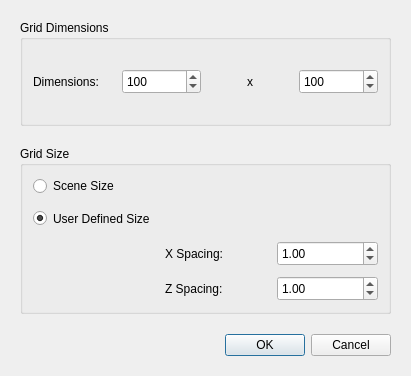
<?xml version="1.0" encoding="UTF-8"?>
<ui version="4.0">
 <class>GridDialog</class>
 <widget class="QDialog" name="GridDialog">
  <property name="geometry">
   <rect>
    <x>0</x>
    <y>0</y>
    <width>411</width>
    <height>376</height>
   </rect>
  </property>
  <property name="windowTitle">
   <string>Grid Settings</string>
  </property>
  <layout class="QVBoxLayout" name="verticalLayout">
   <property name="spacing">
    <number>20</number>
   </property>
   <property name="leftMargin">
    <number>20</number>
   </property>
   <property name="topMargin">
    <number>20</number>
   </property>
   <property name="rightMargin">
    <number>20</number>
   </property>
   <property name="bottomMargin">
    <number>20</number>
   </property>
   <item>
    <widget class="QGroupBox" name="gridDimensionsBox">
     <property name="title">
      <string>Grid Dimensions</string>
     </property>
     <property name="flat">
      <bool>true</bool>
     </property>
     <layout class="QGridLayout" name="gridLayout_2">
      <property name="leftMargin">
       <number>10</number>
      </property>
      <property name="topMargin">
       <number>10</number>
      </property>
      <property name="rightMargin">
       <number>10</number>
      </property>
      <property name="bottomMargin">
       <number>10</number>
      </property>
      <property name="spacing">
       <number>10</number>
      </property>
      <item row="1" column="1">
       <widget class="QSpinBox" name="xDimensionSpin">
        <property name="minimumSize">
         <size>
          <width>0</width>
          <height>25</height>
         </size>
        </property>
        <property name="maximum">
         <number>9999</number>
        </property>
        <property name="value">
         <number>100</number>
        </property>
       </widget>
      </item>
      <item row="1" column="2">
       <widget class="QLabel" name="xLabel">
        <property name="minimumSize">
         <size>
          <width>0</width>
          <height>25</height>
         </size>
        </property>
        <property name="autoFillBackground">
         <bool>false</bool>
        </property>
        <property name="text">
         <string>x</string>
        </property>
        <property name="alignment">
         <set>Qt::AlignCenter</set>
        </property>
       </widget>
      </item>
      <item row="1" column="3">
       <widget class="QSpinBox" name="zDimensionSpin">
        <property name="minimumSize">
         <size>
          <width>0</width>
          <height>25</height>
         </size>
        </property>
        <property name="maximum">
         <number>9999</number>
        </property>
        <property name="value">
         <number>100</number>
        </property>
       </widget>
      </item>
      <item row="1" column="0">
       <widget class="QLabel" name="dimenstionsLabel">
        <property name="minimumSize">
         <size>
          <width>0</width>
          <height>25</height>
         </size>
        </property>
        <property name="text">
         <string>Dimensions: </string>
        </property>
       </widget>
      </item>
     </layout>
    </widget>
   </item>
   <item>
    <widget class="QGroupBox" name="gridSizeBox">
     <property name="minimumSize">
      <size>
       <width>0</width>
       <height>25</height>
      </size>
     </property>
     <property name="title">
      <string>Grid Size</string>
     </property>
     <property name="alignment">
      <set>Qt::AlignLeading|Qt::AlignLeft|Qt::AlignTop</set>
     </property>
     <property name="flat">
      <bool>true</bool>
     </property>
     <layout class="QGridLayout" name="gridLayout">
      <property name="leftMargin">
       <number>10</number>
      </property>
      <property name="topMargin">
       <number>10</number>
      </property>
      <property name="rightMargin">
       <number>10</number>
      </property>
      <property name="bottomMargin">
       <number>10</number>
      </property>
      <property name="spacing">
       <number>10</number>
      </property>
      <item row="3" column="2">
       <widget class="QDoubleSpinBox" name="xSpacingSpin">
        <property name="minimumSize">
         <size>
          <width>0</width>
          <height>25</height>
         </size>
        </property>
        <property name="maximum">
         <double>10000.000000000000000</double>
        </property>
        <property name="value">
         <double>1.000000000000000</double>
        </property>
       </widget>
      </item>
      <item row="3" column="1">
       <widget class="QLabel" name="xSpacionLabel">
        <property name="text">
         <string>X Spacing:</string>
        </property>
       </widget>
      </item>
      <item row="4" column="1">
       <widget class="QLabel" name="zSpacingLabel">
        <property name="minimumSize">
         <size>
          <width>0</width>
          <height>25</height>
         </size>
        </property>
        <property name="text">
         <string>Z Spacing:</string>
        </property>
       </widget>
      </item>
      <item row="4" column="2">
       <widget class="QDoubleSpinBox" name="zSpacingSpin">
        <property name="minimumSize">
         <size>
          <width>0</width>
          <height>25</height>
         </size>
        </property>
        <property name="maximum">
         <double>10000.000000000000000</double>
        </property>
        <property name="value">
         <double>1.000000000000000</double>
        </property>
       </widget>
      </item>
      <item row="1" column="0">
       <widget class="QRadioButton" name="scebeRadio">
        <property name="text">
         <string>Scene Size</string>
        </property>
        <property name="checked">
         <bool>false</bool>
        </property>
       </widget>
      </item>
      <item row="2" column="0">
       <widget class="QRadioButton" name="userDefinedRadio">
        <property name="minimumSize">
         <size>
          <width>0</width>
          <height>25</height>
         </size>
        </property>
        <property name="text">
         <string>User Defined Size</string>
        </property>
        <property name="checked">
         <bool>true</bool>
        </property>
       </widget>
      </item>
     </layout>
    </widget>
   </item>
   <item>
    <widget class="QDialogButtonBox" name="buttonBox">
     <property name="orientation">
      <enum>Qt::Horizontal</enum>
     </property>
     <property name="standardButtons">
      <set>QDialogButtonBox::Cancel|QDialogButtonBox::Ok</set>
     </property>
    </widget>
   </item>
  </layout>
 </widget>
 <tabstops>
  <tabstop>buttonBox</tabstop>
  <tabstop>xDimensionSpin</tabstop>
  <tabstop>zDimensionSpin</tabstop>
  <tabstop>xSpacingSpin</tabstop>
  <tabstop>zSpacingSpin</tabstop>
 </tabstops>
 <resources/>
 <connections>
  <connection>
   <sender>buttonBox</sender>
   <signal>accepted()</signal>
   <receiver>GridDialog</receiver>
   <slot>accept()</slot>
   <hints>
    <hint type="sourcelabel">
     <x>248</x>
     <y>254</y>
    </hint>
    <hint type="destinationlabel">
     <x>157</x>
     <y>274</y>
    </hint>
   </hints>
  </connection>
  <connection>
   <sender>buttonBox</sender>
   <signal>rejected()</signal>
   <receiver>GridDialog</receiver>
   <slot>reject()</slot>
   <hints>
    <hint type="sourcelabel">
     <x>316</x>
     <y>260</y>
    </hint>
    <hint type="destinationlabel">
     <x>286</x>
     <y>274</y>
    </hint>
   </hints>
  </connection>
  <connection>
   <sender>userDefinedRadio</sender>
   <signal>toggled(bool)</signal>
   <receiver>xSpacionLabel</receiver>
   <slot>setEnabled(bool)</slot>
   <hints>
    <hint type="sourcelabel">
     <x>146</x>
     <y>168</y>
    </hint>
    <hint type="destinationlabel">
     <x>205</x>
     <y>201</y>
    </hint>
   </hints>
  </connection>
  <connection>
   <sender>userDefinedRadio</sender>
   <signal>toggled(bool)</signal>
   <receiver>xSpacingSpin</receiver>
   <slot>setEnabled(bool)</slot>
   <hints>
    <hint type="sourcelabel">
     <x>146</x>
     <y>168</y>
    </hint>
    <hint type="destinationlabel">
     <x>322</x>
     <y>202</y>
    </hint>
   </hints>
  </connection>
  <connection>
   <sender>userDefinedRadio</sender>
   <signal>toggled(bool)</signal>
   <receiver>zSpacingLabel</receiver>
   <slot>setEnabled(bool)</slot>
   <hints>
    <hint type="sourcelabel">
     <x>146</x>
     <y>168</y>
    </hint>
    <hint type="destinationlabel">
     <x>205</x>
     <y>235</y>
    </hint>
   </hints>
  </connection>
  <connection>
   <sender>userDefinedRadio</sender>
   <signal>toggled(bool)</signal>
   <receiver>zSpacingSpin</receiver>
   <slot>setEnabled(bool)</slot>
   <hints>
    <hint type="sourcelabel">
     <x>146</x>
     <y>168</y>
    </hint>
    <hint type="destinationlabel">
     <x>322</x>
     <y>235</y>
    </hint>
   </hints>
  </connection>
 </connections>
</ui>
